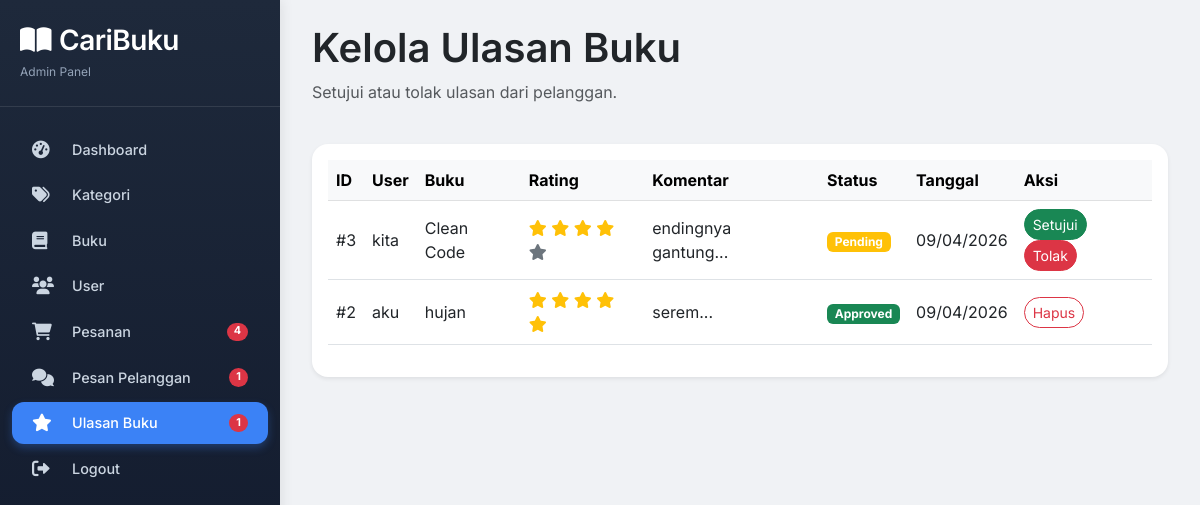
Screenshot of /admin/reviews.php (signed in) with the database file from the repository.
### tables this page shows
CREATE TABLE `reviews` (
  `id` int(11) NOT NULL,
  `book_id` int(11) NOT NULL,
  `user_id` int(11) NOT NULL,
  `rating` tinyint(1) NOT NULL CHECK (`rating` >= 1 and `rating` <= 5),
  `comment` text NOT NULL,
  `status` enum('pending','approved','rejected') DEFAULT 'pending',
  `created_at` timestamp NOT NULL DEFAULT current_timestamp()
);

CREATE TABLE `users` (
  `id` int(11) NOT NULL,
  `name` varchar(100) NOT NULL,
  `email` varchar(100) NOT NULL,
  `password` varchar(255) NOT NULL,
  `role` enum('admin','user') DEFAULT 'user',
  `created_at` timestamp NOT NULL DEFAULT current_timestamp()
);

CREATE TABLE `books` (
  `id` int(11) NOT NULL,
  `category_id` int(11) DEFAULT NULL,
  `title` varchar(200) NOT NULL,
  `author` varchar(100) DEFAULT NULL,
  `description` text DEFAULT NULL,
  `price` decimal(10,2) NOT NULL,
  `stock` int(11) DEFAULT 0,
  `cover_image` varchar(255) DEFAULT NULL,
  `created_at` timestamp NOT NULL DEFAULT current_timestamp()
);

### admin/reviews.php (the view, shortened to what this page needs)
<?php
require_once __DIR__ . '/includes/header.php';
$reviews = $conn->query("
    SELECT r.*, u.name as user_name, b.title as book_title
    FROM reviews r
    JOIN users u ON r.user_id = u.id
    JOIN books b ON r.book_id = b.id
    ORDER BY r.created_at DESC
");
?>
<div class="d-flex justify-content-between align-items-center mb-4">
    <div><h1 class="display-6 fw-semibold">Kelola Ulasan Buku</h1><p class="text-muted">Setujui atau tolak ulasan dari pelanggan.</p></div>
</div>
<div class="card border-0 shadow-sm rounded-4">
    <div class="card-body">
        <div class="table-responsive">
            <table class="table table-hover align-middle">
                <thead class="table-light">
                    <tr><th>ID</th><th>User</th><th>Buku</th><th>Rating</th><th>Komentar</th><th>Status</th><th>Tanggal</th><th>Aksi</th></tr>
                </thead>
                <tbody>
                    <?php while($row = $reviews->fetch_assoc()): ?>
                    <tr>
                        <td>#<?= $row['id'] ?></td>
                        <td><?= htmlspecialchars($row['user_name']) ?></td>
                        <td><?= htmlspecialchars($row['book_title']) ?></td>
                        <td>
                            <?php for($i=1; $i<=5; $i++): ?>
                                <i class="fas fa-star <?= $i <= $row['rating'] ? 'text-warning' : 'text-secondary' ?>"></i>
                            <?php endfor; ?>
                        </td>
                        <td><?= nl2br(htmlspecialchars(substr($row['comment'], 0, 100))) ?>...</td>
                        <td>
                            <span class="badge bg-<?= $row['status'] == 'approved' ? 'success' : ($row['status'] == 'pending' ? 'warning' : 'danger') ?>">
                                <?= ucfirst($row['status']) ?>
                            </span>
                        </td>
                        <td><?= date('d/m/Y', strtotime($row['created_at'])) ?></td>
                        <td>
                            <?php if ($row['status'] == 'pending'): ?>
                                <a href="?approve=<?= $row['id'] ?>" class="btn btn-sm btn-success rounded-pill">Setujui</a>
                                <a href="?reject=<?= $row['id'] ?>" class="btn btn-sm btn-danger rounded-pill">Tolak</a>
                            <?php else: ?>
                                <a href="?delete=<?= $row['id'] ?>" class="btn btn-sm btn-outline-danger rounded-pill" onclick="return confirm('Hapus ulasan ini?')">Hapus</a>
                            <?php endif; ?>
                        </td>
                    </tr>
                    <?php endwhile; ?>
                </tbody>
            </table>
        </div>
    </div>
</div>
<?php require_once __DIR__ . '/includes/footer.php'; ?>

### admin/includes/header.php (style rules this page uses)
* { font-family: 'Inter', sans-serif; }
body { background: #f0f2f5; margin: 0; padding: 0; }

### rows the page displays
reviews: id "3", user.name "kita", book.title "Clean Code", rating 4 (drawn), comment "endingnya gantung", status "Pending", created_at "09/04/2026"
reviews: id "2", user.name "aku", book.title "hujan", rating 5 (drawn), comment "serem", status "Approved", created_at "09/04/2026"

### other values shown
$pendingOrdersCount "4"
$unreadChatCount "1"
$pendingReviewsCount "1"
